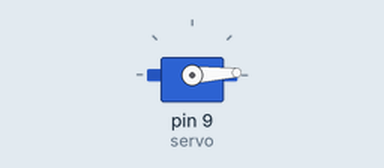
A sketch run on a simulated Arduino Mega 2560, built with avr-gcc and run on an emulated ATmega2560. On the bench: servo. What the sketch prints to the serial monitor is not drawn.

Above: at 0.05 s.
At 0.85 s:
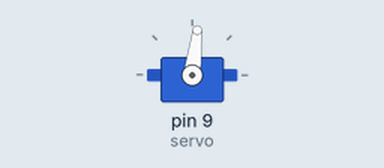
At 1.2 s:
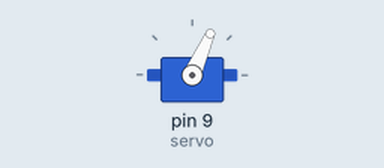
At 1.7 s:
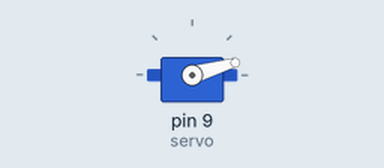
Timing chart, 0 to 4.3 s (numbered marks = the images above):
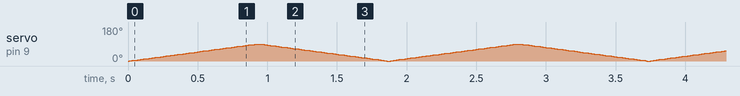

The sketch:

micro4_part1.ino
```cpp
#include <Servo.h>
#include <Keypad.h>

//Setting Keypad configs
const byte ROWS = 4; //four rows
const byte COLS = 4; //four columns
char keys[ROWS][COLS] = {
  {'7','8','9','/'},
  {'4','5','6','*'},
  {'1','2','3','-'},
  {'O','0','=','+'}
};
byte rowPins[ROWS] = {23, 25, 27, 29}; //connect to the row pinouts of the keypad
byte colPins[COLS] = {31,33, 35,37}; //connect to the column pinouts of the keypad

Keypad keypad = Keypad( makeKeymap(keys), rowPins, colPins, ROWS, COLS );
//Servo
Servo servo;  // create servo object to control a servo

int potpin = 0;  // analog pin used to connect the potentiometer
int val;    // variable to read the value from the analog pin


void setup() {
  servo.attach(9);  // attaches the servo on pin 9 to the servo object
   Serial.begin(9600);
}
void loop() {
  // put your main code here, to run repeatedly:
  for(int i=0;i<=90;i++){

    servo.write(i);
    Serial.println(i);
    delay(10);
    }

    delay(10);
    for(int i=90;i>=0;i--){

    servo.write(i);
    Serial.println(i);
    delay(10);
    }


}
```
